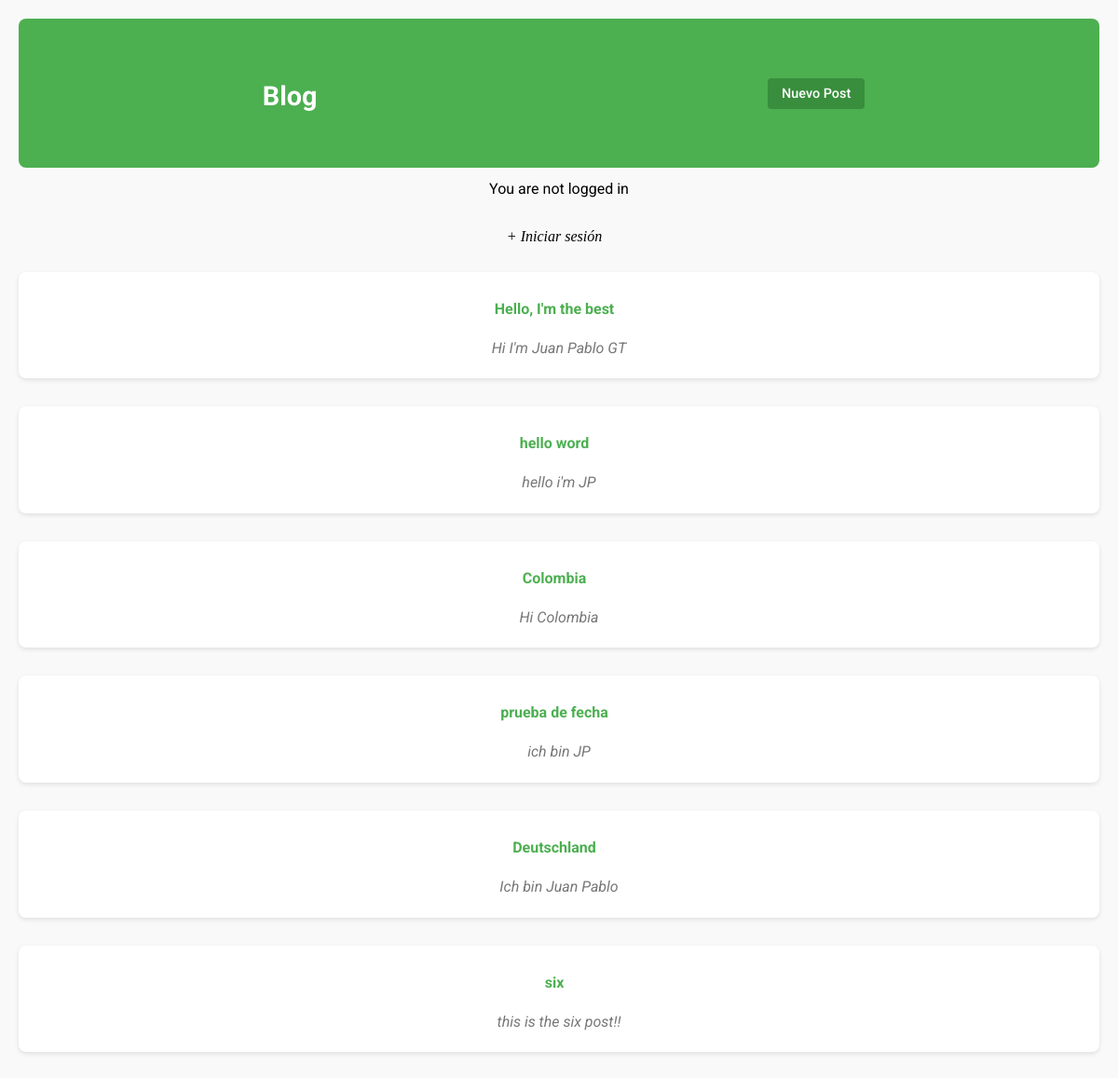
The app's page /, older data.
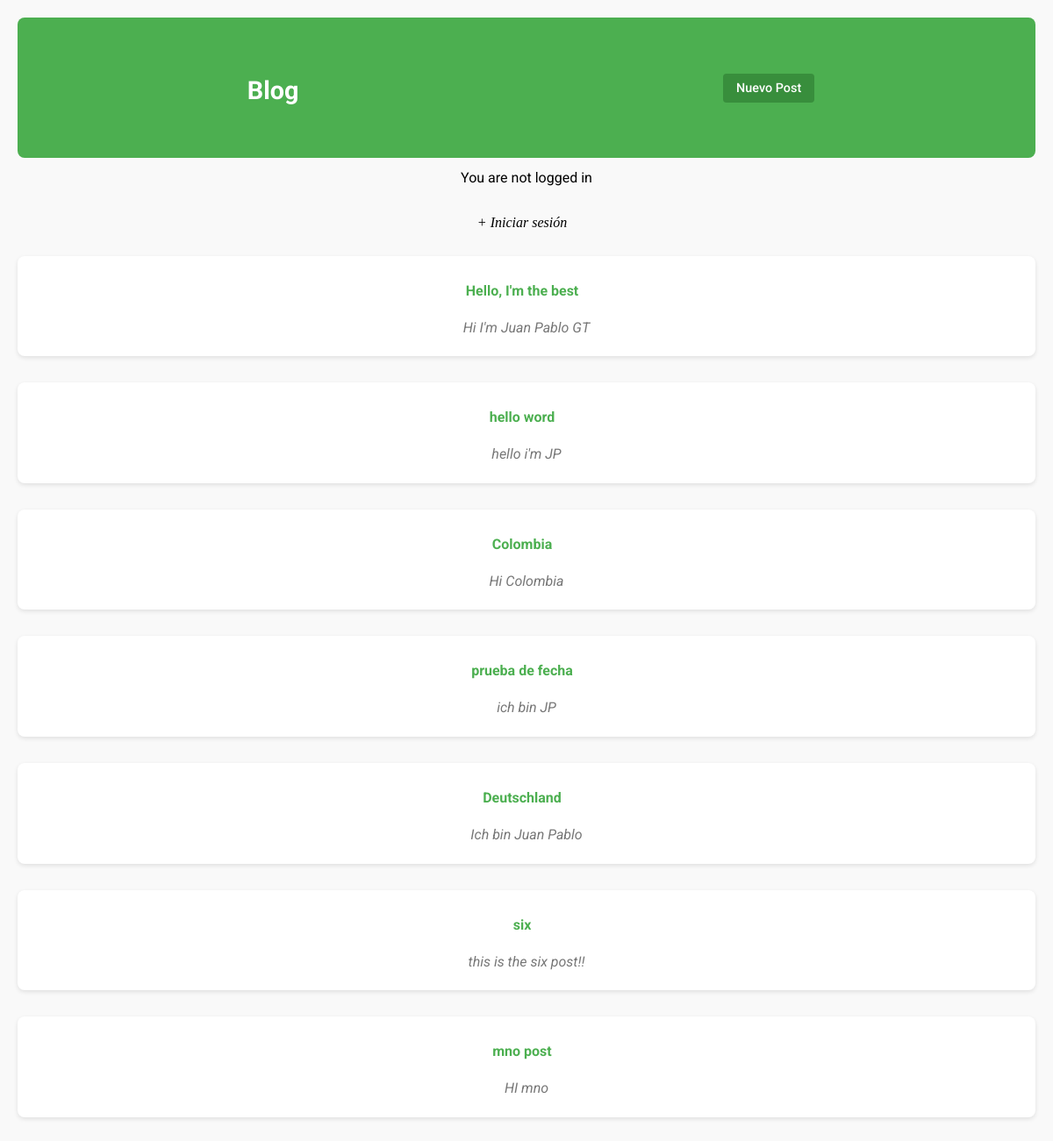
The same page, newer data.
### blog/models.py (models this page shows, shortened)
class Post(models.Model):
    title = models.CharField(max_length=255)
    author = models.ForeignKey(
        'auth.User',
        on_delete=models.CASCADE,
    )
    body = models.TextField()
    created = models.DateTimeField(auto_now_add=True)

### blog/views.py (the view)
# urls.py: path('', BlogListView.as_view(), name='home'),
class BlogListView(ListView):
    model = Post
    template_name = 'home.html'

### blog/templates/home.html
{% extends 'base.html' %}
{% block content %}
{% for post in post_list %}
    <div class='post-entry'>
        <h2><a href="{% url 'post_detail' pk=post.pk %}">{{post.title}}</a></h2>
        <p>{{post.body}}</p>
    </div>
{% endfor %}
{% endblock content %}

Row changes from the older to the newer data that the page shows:
added Post: title "mno post", body "HI mno"
